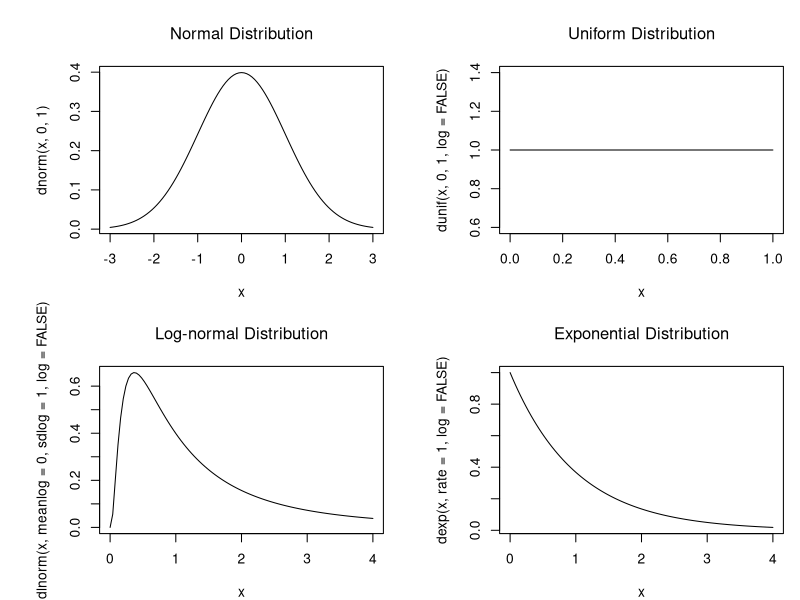

R code for this plot:
## ---- chunk 1
par(mfrow=c(2,2),mar=c(4,6,4,1), font.main=1) 
curve(dnorm(x,0,1),xlim=c(-3,3),main='Normal Distribution')
curve(dunif(x,0,1,log = FALSE),xlim=c(0,1),main='Uniform Distribution')
curve(dlnorm(x, meanlog = 0, sdlog = 1, log = FALSE),xlim=c(0,4),main='Log-normal Distribution')
curve(dexp(x, rate = 1, log = FALSE),xlim=c(0,4),main='Exponential Distribution')
